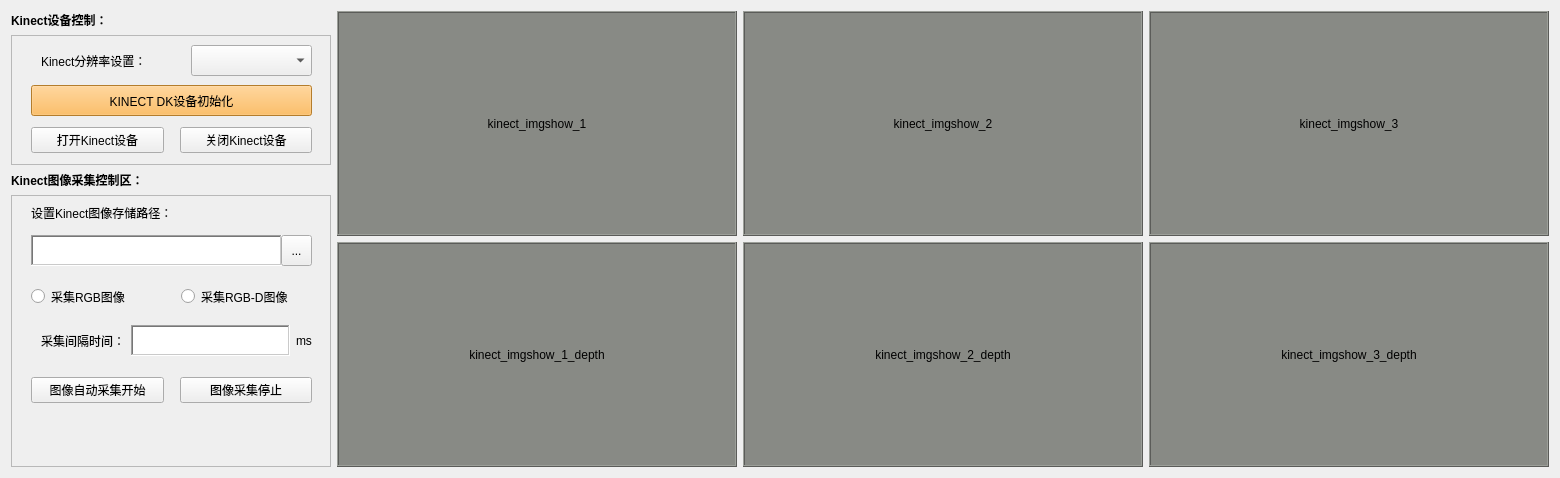
      <widget class="QWidget" name="kinect_tab">
       <attribute name="title">
        <string>Kinect采集控制</string>
       </attribute>
       <layout class="QHBoxLayout" name="horizontalLayout_2">
        <item>
         <layout class="QGridLayout" name="gridLayout_2">
          <item row="3" column="0">
           <widget class="QFrame" name="frame">
            <property name="sizePolicy">
             <sizepolicy hsizetype="Fixed" vsizetype="Expanding">
              <horstretch>0</horstretch>
              <verstretch>0</verstretch>
             </sizepolicy>
            </property>
            <property name="minimumSize">
             <size>
              <width>320</width>
              <height>180</height>
             </size>
            </property>
            <property name="frameShape">
             <enum>QFrame::StyledPanel</enum>
            </property>
            <property name="frameShadow">
             <enum>QFrame::Plain</enum>
            </property>
            <widget class="QTextEdit" name="rgbd_dir_input">
             <property name="geometry">
              <rect>
               <x>20</x>
               <y>40</y>
               <width>251</width>
               <height>31</height>
              </rect>
             </property>
             <property name="frameShape">
              <enum>QFrame::WinPanel</enum>
             </property>
            </widget>
            <widget class="QLabel" name="label_4">
             <property name="geometry">
              <rect>
               <x>20</x>
               <y>10</y>
               <width>211</width>
               <height>16</height>
              </rect>
             </property>
             <property name="text">
              <string>设置Kinect图像存储路径：</string>
             </property>
            </widget>
            <widget class="QWidget" name="horizontalLayoutWidget_3">
             <property name="geometry">
              <rect>
               <x>20</x>
               <y>180</y>
               <width>281</width>
               <height>31</height>
              </rect>
             </property>
             <layout class="QHBoxLayout" name="horizontalLayout_4">
              <item>
               <widget class="QPushButton" name="img_start_Btn">
                <property name="minimumSize">
                 <size>
                  <width>0</width>
                  <height>25</height>
                 </size>
                </property>
                <property name="text">
                 <string>图像自动采集开始</string>
                </property>
               </widget>
              </item>
              <item>
               <spacer name="horizontalSpacer_6">
                <property name="orientation">
                 <enum>Qt::Horizontal</enum>
                </property>
                <property name="sizeType">
                 <enum>QSizePolicy::Fixed</enum>
                </property>
                <property name="sizeHint" stdset="0">
                 <size>
                  <width>10</width>
                  <height>20</height>
                 </size>
                </property>
               </spacer>
              </item>
              <item>
               <widget class="QPushButton" name="img_stop__Btn">
                <property name="minimumSize">
                 <size>
                  <width>0</width>
                  <height>25</height>
                 </size>
                </property>
                <property name="text">
                 <string>图像采集停止</string>
                </property>
               </widget>
              </item>
             </layout>
            </widget>
            <widget class="QToolButton" name="rgbd_dir_Btn">
             <property name="geometry">
              <rect>
               <x>270</x>
               <y>40</y>
               <width>31</width>
               <height>31</height>
              </rect>
             </property>
             <property name="text">
              <string>...</string>
             </property>
            </widget>
            <widget class="QWidget" name="horizontalLayoutWidget_6">
             <property name="geometry">
              <rect>
               <x>20</x>
               <y>130</y>
               <width>281</width>
               <height>31</height>
              </rect>
             </property>
             <layout class="QHBoxLayout" name="horizontalLayout_8">
              <item>
               <spacer name="horizontalSpacer_10">
                <property name="orientation">
                 <enum>Qt::Horizontal</enum>
                </property>
                <property name="sizeType">
                 <enum>QSizePolicy::Fixed</enum>
                </property>
                <property name="sizeHint" stdset="0">
                 <size>
                  <width>10</width>
                  <height>20</height>
                 </size>
                </property>
               </spacer>
              </item>
              <item>
               <widget class="QLabel" name="label_26">
                <property name="maximumSize">
                 <size>
                  <width>100</width>
                  <height>16777215</height>
                 </size>
                </property>
                <property name="text">
                 <string>采集间隔时间：</string>
                </property>
               </widget>
              </item>
              <item>
               <widget class="QTextEdit" name="rgb_inter_time_input">
                <property name="sizePolicy">
                 <sizepolicy hsizetype="Expanding" vsizetype="Expanding">
                  <horstretch>0</horstretch>
                  <verstretch>0</verstretch>
                 </sizepolicy>
                </property>
                <property name="minimumSize">
                 <size>
                  <width>30</width>
                  <height>25</height>
                 </size>
                </property>
                <property name="maximumSize">
                 <size>
                  <width>16777</width>
                  <height>16777215</height>
                 </size>
                </property>
                <property name="frameShape">
                 <enum>QFrame::WinPanel</enum>
                </property>
               </widget>
              </item>
              <item>
               <widget class="QLabel" name="label_27">
                <property name="maximumSize">
                 <size>
                  <width>80</width>
                  <height>16777215</height>
                 </size>
                </property>
                <property name="text">
                 <string>ms</string>
                </property>
               </widget>
              </item>
             </layout>
            </widget>
            <widget class="QRadioButton" name="radioButton_rgb">
             <property name="geometry">
              <rect>
               <x>20</x>
               <y>90</y>
               <width>112</width>
               <height>23</height>
              </rect>
             </property>
             <property name="text">
              <string>采集RGB图像</string>
             </property>
            </widget>
            <widget class="QRadioButton" name="radioButton_rgbd">
             <property name="geometry">
              <rect>
               <x>170</x>
               <y>90</y>
               <width>131</width>
               <height>23</height>
              </rect>
             </property>
             <property name="text">
              <string>采集RGB-D图像</string>
             </property>
            </widget>
           </widget>
          </item>
          <item row="0" column="0">
           <widget class="QLabel" name="label_3">
            <property name="sizePolicy">
             <sizepolicy hsizetype="Fixed" vsizetype="Fixed">
              <horstretch>0</horstretch>
              <verstretch>0</verstretch>
             </sizepolicy>
            </property>
            <property name="text">
             <string>&lt;html&gt;&lt;head/&gt;&lt;body&gt;&lt;p&gt;&lt;span style=&quot; font-weight:600;&quot;&gt;Kinect设备控制：&lt;/span&gt;&lt;/p&gt;&lt;/body&gt;&lt;/html&gt;</string>
            </property>
           </widget>
          </item>
          <item row="1" column="0">
           <widget class="QFrame" name="frame_7">
            <property name="sizePolicy">
             <sizepolicy hsizetype="Preferred" vsizetype="Fixed">
              <horstretch>0</horstretch>
              <verstretch>0</verstretch>
             </sizepolicy>
            </property>
            <property name="minimumSize">
             <size>
              <width>0</width>
              <height>130</height>
             </size>
            </property>
            <property name="frameShape">
             <enum>QFrame::StyledPanel</enum>
            </property>
            <property name="frameShadow">
             <enum>QFrame::Raised</enum>
            </property>
            <widget class="QPushButton" name="kienct_init_Btn">
             <property name="geometry">
              <rect>
               <x>20</x>
               <y>50</y>
               <width>281</width>
               <height>31</height>
              </rect>
             </property>
             <property name="styleSheet">
              <string notr="true">background-color: rgb(252, 175, 62);</string>
             </property>
             <property name="text">
              <string>KINECT DK设备初始化</string>
             </property>
            </widget>
            <widget class="QWidget" name="horizontalLayoutWidget_8">
             <property name="geometry">
              <rect>
               <x>20</x>
               <y>90</y>
               <width>281</width>
               <height>31</height>
              </rect>
             </property>
             <layout class="QHBoxLayout" name="horizontalLayout_10">
              <item>
               <widget class="QPushButton" name="kinect_open_Btn">
                <property name="minimumSize">
                 <size>
                  <width>0</width>
                  <height>25</height>
                 </size>
                </property>
                <property name="text">
                 <string>打开Kinect设备</string>
                </property>
               </widget>
              </item>
              <item>
               <spacer name="horizontalSpacer_12">
                <property name="orientation">
                 <enum>Qt::Horizontal</enum>
                </property>
                <property name="sizeType">
                 <enum>QSizePolicy::Fixed</enum>
                </property>
                <property name="sizeHint" stdset="0">
                 <size>
                  <width>10</width>
                  <height>20</height>
                 </size>
                </property>
               </spacer>
              </item>
              <item>
               <widget class="QPushButton" name="kinect_close_Btn">
                <property name="minimumSize">
                 <size>
                  <width>0</width>
                  <height>25</height>
                 </size>
                </property>
                <property name="text">
                 <string>关闭Kinect设备</string>
                </property>
               </widget>
              </item>
             </layout>
            </widget>
            <widget class="QComboBox" name="comboBox">
             <property name="geometry">
              <rect>
               <x>180</x>
               <y>10</y>
               <width>121</width>
               <height>31</height>
              </rect>
             </property>
            </widget>
            <widget class="QLabel" name="label_9">
             <property name="geometry">
              <rect>
               <x>30</x>
               <y>10</y>
               <width>141</width>
               <height>31</height>
              </rect>
             </property>
             <property name="text">
              <string>Kinect分辨率设置：</string>
             </property>
            </widget>
           </widget>
          </item>
          <item row="2" column="0">
           <widget class="QLabel" name="label_7">
            <property name="sizePolicy">
             <sizepolicy hsizetype="Fixed" vsizetype="Fixed">
              <horstretch>0</horstretch>
              <verstretch>0</verstretch>
             </sizepolicy>
            </property>
            <property name="text">
             <string>&lt;html&gt;&lt;head/&gt;&lt;body&gt;&lt;p&gt;&lt;span style=&quot; font-weight:600;&quot;&gt;Kinect图像采集控制区：&lt;/span&gt;&lt;/p&gt;&lt;/body&gt;&lt;/html&gt;</string>
            </property>
           </widget>
          </item>
         </layout>
        </item>
        <item>
         <layout class="QVBoxLayout" name="verticalLayout_k1">
          <property name="sizeConstraint">
           <enum>QLayout::SetDefaultConstraint</enum>
          </property>
          <item>
           <widget class="QLabel" name="imglabel_k1">
            <property name="sizePolicy">
             <sizepolicy hsizetype="Expanding" vsizetype="Preferred">
              <horstretch>0</horstretch>
              <verstretch>0</verstretch>
             </sizepolicy>
            </property>
            <property name="minimumSize">
             <size>
              <width>400</width>
              <height>225</height>
             </size>
            </property>
            <property name="maximumSize">
             <size>
              <width>640</width>
              <height>360</height>
             </size>
            </property>
            <property name="layoutDirection">
             <enum>Qt::LeftToRight</enum>
            </property>
            <property name="styleSheet">
             <string notr="true">background-color: rgb(136, 138, 133);</string>
            </property>
            <property name="frameShape">
             <enum>QFrame::Box</enum>
            </property>
            <property name="frameShadow">
             <enum>QFrame::Raised</enum>
            </property>
            <property name="text">
             <string>kinect_imgshow_1</string>
            </property>
            <property name="textFormat">
             <enum>Qt::AutoText</enum>
            </property>
            <property name="alignment">
             <set>Qt::AlignCenter</set>
            </property>
           </widget>
          </item>
          <item>
           <widget class="QLabel" name="imglabel_k1_depth">
            <property name="sizePolicy">
             <sizepolicy hsizetype="Expanding" vsizetype="Preferred">
              <horstretch>0</horstretch>
              <verstretch>0</verstretch>
             </sizepolicy>
            </property>
            <property name="minimumSize">
             <size>
              <width>400</width>
              <height>225</height>
             </size>
            </property>
            <property name="maximumSize">
             <size>
              <width>640</width>
              <height>360</height>
             </size>
            </property>
            <property name="layoutDirection">
             <enum>Qt::LeftToRight</enum>
            </property>
            <property name="styleSheet">
             <string notr="true">background-color: rgb(136, 138, 133);</string>
            </property>
            <property name="frameShape">
             <enum>QFrame::Box</enum>
            </property>
            <property name="frameShadow">
             <enum>QFrame::Raised</enum>
            </property>
            <property name="text">
             <string>kinect_imgshow_1_depth</string>
            </property>
            <property name="textFormat">
             <enum>Qt::AutoText</enum>
            </property>
            <property name="alignment">
             <set>Qt::AlignCenter</set>
            </property>
           </widget>
          </item>
         </layout>
        </item>
        <item>
         <layout class="QVBoxLayout" name="verticalLayout_k2">
          <item>
           <widget class="QLabel" name="imglabel_k2">
            <property name="sizePolicy">
             <sizepolicy hsizetype="Expanding" vsizetype="Preferred">
              <horstretch>0</horstretch>
              <verstretch>0</verstretch>
             </sizepolicy>
            </property>
            <property name="minimumSize">
             <size>
              <width>400</width>
              <height>225</height>
             </size>
            </property>
            <property name="maximumSize">
             <size>
              <width>640</width>
              <height>360</height>
             </size>
            </property>
            <property name="layoutDirection">
             <enum>Qt::LeftToRight</enum>
            </property>
            <property name="styleSheet">
             <string notr="true">background-color: rgb(136, 138, 133);</string>
            </property>
            <property name="frameShape">
             <enum>QFrame::Box</enum>
            </property>
            <property name="frameShadow">
             <enum>QFrame::Raised</enum>
            </property>
            <property name="text">
             <string>kinect_imgshow_2</string>
            </property>
            <property name="textFormat">
             <enum>Qt::AutoText</enum>
            </property>
            <property name="alignment">
             <set>Qt::AlignCenter</set>
            </property>
           </widget>
          </item>
          <item>
           <widget class="QLabel" name="imglabel_k2_depth">
            <property name="sizePolicy">
             <sizepolicy hsizetype="Expanding" vsizetype="Preferred">
              <horstretch>0</horstretch>
              <verstretch>0</verstretch>
             </sizepolicy>
            </property>
            <property name="minimumSize">
             <size>
              <width>400</width>
              <height>225</height>
             </size>
            </property>
            <property name="maximumSize">
             <size>
              <width>640</width>
              <height>360</height>
             </size>
            </property>
            <property name="layoutDirection">
             <enum>Qt::LeftToRight</enum>
            </property>
            <property name="styleSheet">
             <string notr="true">background-color: rgb(136, 138, 133);</string>
            </property>
            <property name="frameShape">
             <enum>QFrame::Box</enum>
            </property>
            <property name="frameShadow">
             <enum>QFrame::Raised</enum>
            </property>
            <property name="text">
             <string>kinect_imgshow_2_depth</string>
            </property>
            <property name="textFormat">
             <enum>Qt::AutoText</enum>
            </property>
            <property name="alignment">
             <set>Qt::AlignCenter</set>
            </property>
           </widget>
          </item>
         </layout>
        </item>
        <item>
         <layout class="QVBoxLayout" name="verticalLayout_k3">
          <item>
           <widget class="QLabel" name="imglabel_k3">
            <property name="sizePolicy">
             <sizepolicy hsizetype="Expanding" vsizetype="Preferred">
              <horstretch>0</horstretch>
              <verstretch>0</verstretch>
             </sizepolicy>
            </property>
            <property name="minimumSize">
             <size>
              <width>400</width>
              <height>225</height>
             </size>
            </property>
            <property name="maximumSize">
             <size>
              <width>640</width>
              <height>360</height>
             </size>
            </property>
            <property name="layoutDirection">
             <enum>Qt::LeftToRight</enum>
            </property>
            <property name="styleSheet">
             <string notr="true">background-color: rgb(136, 138, 133);</string>
            </property>
            <property name="frameShape">
             <enum>QFrame::Box</enum>
            </property>
            <property name="frameShadow">
             <enum>QFrame::Raised</enum>
            </property>
            <property name="text">
             <string>kinect_imgshow_3</string>
            </property>
            <property name="textFormat">
             <enum>Qt::AutoText</enum>
            </property>
            <property name="alignment">
             <set>Qt::AlignCenter</set>
            </property>
           </widget>
          </item>
          <item>
           <widget class="QLabel" name="imglabel_k3_depth">
            <property name="sizePolicy">
             <sizepolicy hsizetype="Expanding" vsizetype="Preferred">
              <horstretch>0</horstretch>
              <verstretch>0</verstretch>
             </sizepolicy>
            </property>
            <property name="minimumSize">
             <size>
              <width>400</width>
              <height>225</height>
             </size>
            </property>
            <property name="maximumSize">
             <size>
              <width>640</width>
              <height>360</height>
             </size>
            </property>
            <property name="layoutDirection">
             <enum>Qt::LeftToRight</enum>
            </property>
            <property name="styleSheet">
             <string notr="true">background-color: rgb(136, 138, 133);</string>
            </property>
            <property name="frameShape">
             <enum>QFrame::Box</enum>
            </property>
            <property name="frameShadow">
             <enum>QFrame::Raised</enum>
            </property>
            <property name="text">
             <string>kinect_imgshow_3_depth</string>
            </property>
            <property name="textFormat">
             <enum>Qt::AutoText</enum>
            </property>
            <property name="alignment">
             <set>Qt::AlignCenter</set>
            </property>
           </widget>
          </item>
         </layout>
        </item>
       </layout>
      </widget>
